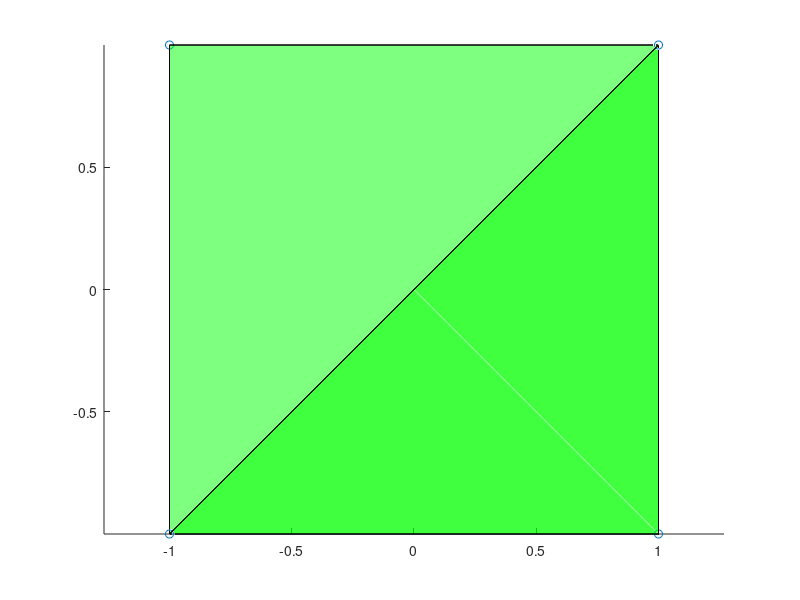
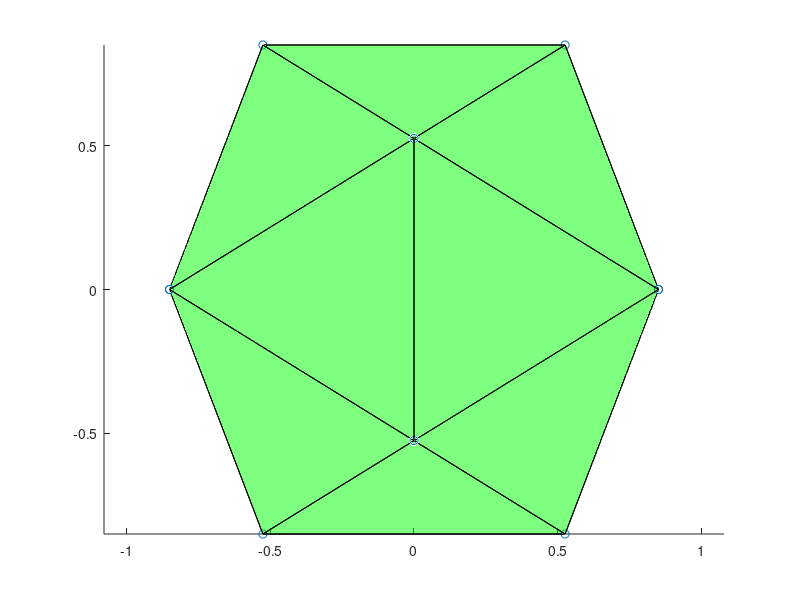

Write MATLAB code to recreate these figures, in order.
%% this doc keeps track of maximum SJ bounds for some singular node/vertex types.

%% (4,0,0) -> 4/sqrt(3)/3
V = [1 1 1; -1 -1 1; -1 1 -1; 1 -1 -1];
V=V - mean(V);
T = [1 2 3 4];
F = [1 2 3; 2 3 4; 3 4 1; 1 2 4];

v0=V(F(:,1),:);
v1=V(F(:,2),:);
v2=V(F(:,3),:);
normals = cross(v1-v0, v2-v0);
normals = normals./vecnorm(normals,2,2);
SJ = abs(dot(cross(normals(1,:),normals(2,:)),normals(3,:)));

figure; hold all; axis equal; rotate3d on; scatter3(V(:,1),V(:,2),V(:,3))
patch('faces',F,'vertices',V,'facecolor','green','facealpha',.5)
 
%% (0,5,2) -> sin(2*pi/3) = .86603
a = 0; v1 = [cos(a) sin(a) 0];
a = 2*pi/3; v2 = [cos(a) sin(a) 0];
SJ = dot(cross(v1,v2),[0 0 1]);

%% (2,3,0) -> sin(2*pi/5) = .95106
a = 0; v1 = [cos(a) sin(a) 0];
a = 2*pi/5; v2 = [cos(a) sin(a) 0];
SJ = dot(cross(v1,v2),[0 0 1]);

%% (0,0,12) -> sqrt(2*(5+sqrt(5)))/5
% syms t real;
t = (1+sqrt(5)) / 2;
% create vertices
v = [-1, t, 0; % v1
      1, t, 0; % v2
     -1,-t, 0; % v3
      1,-t, 0; % v4
      0,-1, t; % v5
      0, 1, t; % v6
      0,-1,-t; % v7
      0, 1,-t; % v8
      t, 0,-1; % v9
      t, 0, 1; % v10
     -t, 0,-1; % v11
     -t, 0, 1];% v12
% normalise vertices to unit size
v = v./norm(v(1,:));
% create faces
f = [ 1,12, 6; % f1
      1, 6, 2; % f2
      1, 2, 8; % f3
      1, 8,11; % f4
      1,11,12; % f5
      2, 6,10; % f6
      6,12, 5; % f7
     12,11, 3; % f8
     11, 8, 7; % f9
      8, 2, 9; % f10
      4,10, 5; % f11
      4, 5, 3; % f12
      4, 3, 7; % f13
      4, 7, 9; % f14
      4, 9,10; % f15
      5,10, 6; % f16
      3, 5,12; % f17
      7, 3,11; % f18
      9, 7, 8; % f19
     10, 9, 2];% f20
v1 = v(f(1,1),:);
v2 = v(f(1,2),:);
v3 = v(f(1,3),:);
SJ = dot(cross(v1,v2),v3);

 figure; hold all; axis equal; rotate3d on; scatter3(v(:,1),v(:,2),v(:,3))
patch('faces',f,'vertices',v,'facecolor','green','facealpha',.5)


